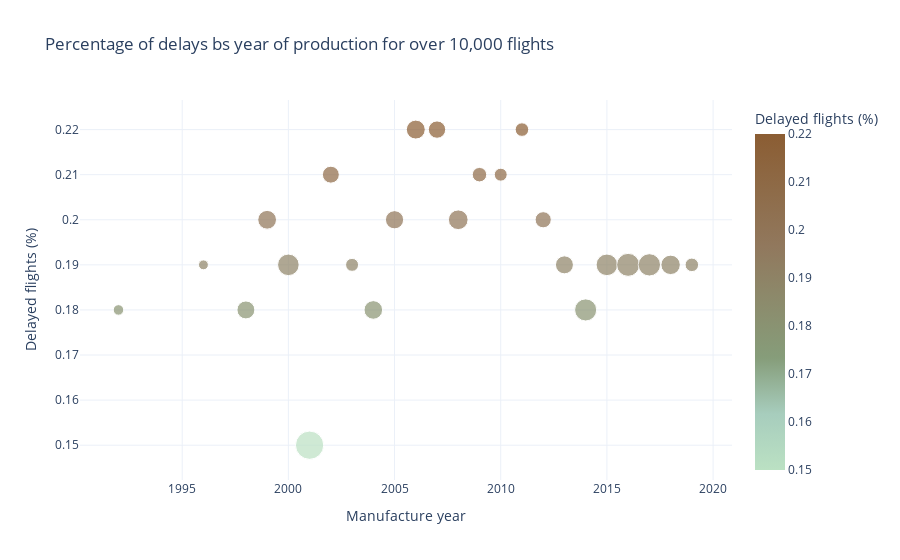

Source (notebook cell):
### Markdown cell above
Tutaj zmodyfikuj wykres tak, aby prezentował tylko te roczniki, które odbyły więcej niż 10000 lotów

### Code cell
delays_by_manufacture_year_filtered_df = delays_by_manufacture_year_df[delays_by_manufacture_year_df['count']  > 10000]
fig_2 = px.scatter(
    delays_by_manufacture_year_filtered_df,
    x = 'manufacture_year',
    y = 'mean',
    color = 'mean',
    color_continuous_scale=color_list,
    template = 'plotly_white',
    size='count',
    title = "Percentage of delays bs year of production for over 10,000 flights",
    labels = {'mean': "Delayed flights (%)", 'manufacture_year': "Manufacture year", 'count': "Flights amount"}
)

fig_2.show()

### Figure 1 — Plotly figure (JSON) as saved in the notebook; plotly's stock layout.template omitted (floating-point values rounded to 4 significant figures)
{"data": [{"hovertemplate": "Manufacture year=%{x}<br>Delayed flights (%)=%{marker.color}<br>Flights amount=%{marker.size}<extra></extra>", "legendgroup": "", "marker": {"color": [0.18, 0.19, 0.18, 0.2, 0.19, 0.15, 0.21, 0.19, 0.18, 0.2, 0.22, 0.22, 0.2, 0.21, 0.21, 0.22, 0.2, 0.19, 0.18, 0.19, 0.19, 0.19, 0.19, 0.19], "coloraxis": "coloraxis", "size": [13882, 12186, 40317, 44018, 58215, 100251, 35845, 21081, 43266, 41621, 44952, 37804, 48558, 26278, 20977, 23084, 32728, 40543, 61128, 58426, 66191, 62353, 47370, 22918], "sizemode": "area", "sizeref": 250.6, "symbol": "circle"}, "mode": "markers", "name": "", "orientation": "v", "showlegend": false, "type": "scatter", "x": [1992, 1996, 1998, 1999, 2000, 2001, 2002, 2003, 2004, 2005, 2006, 2007, 2008, 2009, 2010, 2011, 2012, 2013, 2014, 2015, 2016, 2017, 2018, 2019], "xaxis": "x", "y": [0.18, 0.19, 0.18, 0.2, 0.19, 0.15, 0.21, 0.19, 0.18, 0.2, 0.22, 0.22, 0.2, 0.21, 0.21, 0.22, 0.2, 0.19, 0.18, 0.19, 0.19, 0.19, 0.19, 0.19], "yaxis": "y"}], "layout": {"coloraxis": {"colorbar": {"title": {"text": "Delayed flights (%)"}}, "colorscale": [[0, "#bbe1c3"], [0.1667, "#a7cdbd"], [0.3333, "#869d7a"], [0.5, "#8c8b6c"], [0.6667, "#91785d"], [0.8333, "#8e6b48"], [1, "#8b5d33"]]}, "legend": {"itemsizing": "constant", "tracegroupgap": 0}, "title": {"text": "Percentage of delays bs year of production for over 10,000 flights"}, "xaxis": {"anchor": "y", "domain": [0, 1], "title": {"text": "Manufacture year"}}, "yaxis": {"anchor": "x", "domain": [0, 1], "title": {"text": "Delayed flights (%)"}}}}
